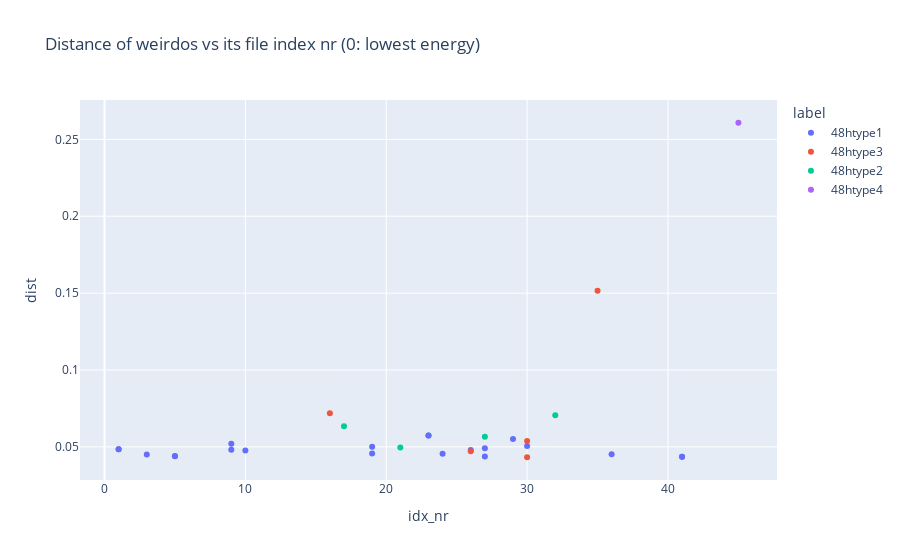

Notebook code cell kept with this figure:
### Code cell
fig = px.scatter(df, 
                x = 'idx_nr', 
                y = 'dist',
                # mode = "markers"
                color = 'label',
                title = 'Distance of weirdos vs its file index nr (0: lowest energy)',
                hover_data = ['dist', 'label', 'idx_nr', 'coor']
                )

fig.show(config={'scrollZoom': True})

### Figure 1 — Plotly figure (JSON) as saved in the notebook; plotly's stock layout.template omitted (floating-point values rounded to 4 significant figures)
{"data": [{"customdata": [["48htype1", [0.1509, 0.2167, 0.9691]], ["48htype1", [0.6509, 0.7167, 0.9691]], ["48htype1", [0.02323, 0.7709, 0.1665]], ["48htype1", [0.0292, 0.3462, 0.713]], ["48htype1", [0.03268, 0.8443, 0.2159]], ["48htype1", [0.346, 0.5259, 0.2211]], ["48htype1", [0.8551, 0.5342, 0.7121]], ["48htype1", [0.973, 0.156, 0.223]], ["48htype1", [0.9861, 0.3432, 0.2831]], ["48htype1", [0.3518, 0.2876, 0.9603]], ["48htype1", [0.654, 0.2648, 0.02875]], ["48htype1", [0.654, 0.02875, 0.2648]], ["48htype1", [0.5287, 0.7242, 0.8401]], ["48htype1", [0.1548, 0.7126, 0.4506]], ["48htype1", [0.6589, 0.7189, 0.9808]], ["48htype1", [0.7331, 0.1647, 0.4702]], ["48htype1", [0.7719, 0.5232, 0.6508]], ["48htype1", [0.8532, 0.9776, 0.7871]], ["48htype1", [0.1649, 0.4717, 0.7284]], ["48htype1", [0.3338, 0.01916, 0.7261]], ["48htype1", [0.3338, 0.7737, 0.4807]]], "hovertemplate": "label=%{customdata[0]}<br>idx_nr=%{x}<br>dist=%{y}<br>coor=%{customdata[1]}<extra></extra>", "legendgroup": "48htype1", "marker": {"color": "#636efa", "symbol": "circle"}, "mode": "markers", "name": "48htype1", "orientation": "v", "showlegend": true, "type": "scatter", "x": [1, 1, 3, 5, 5, 9, 9, 10, 19, 19, 23, 23, 24, 26, 27, 27, 29, 30, 36, 41, 41], "xaxis": "x", "y": [0.04838, 0.04838, 0.0451, 0.04397, 0.044, 0.04813, 0.05206, 0.04769, 0.04564, 0.05012, 0.05745, 0.05745, 0.04548, 0.04796, 0.04369, 0.04912, 0.05512, 0.05059, 0.04523, 0.04356, 0.04364], "yaxis": "y"}, {"customdata": [["48htype3", [0.03337, 0.2261, 0.8714]], ["48htype3", [0.03175, 0.7938, 0.1444]], ["48htype3", [0.05757, 0.3391, 0.698]], ["48htype3", [0.3054, 0.3729, 0.9429]], ["48htype3", [0.6272, 0.1187, 0.608]]], "hovertemplate": "label=%{customdata[0]}<br>idx_nr=%{x}<br>dist=%{y}<br>coor=%{customdata[1]}<extra></extra>", "legendgroup": "48htype3", "marker": {"color": "#EF553B", "symbol": "circle"}, "mode": "markers", "name": "48htype3", "orientation": "v", "showlegend": true, "type": "scatter", "x": [16, 26, 30, 30, 35], "xaxis": "x", "y": [0.07191, 0.04711, 0.04324, 0.05376, 0.1516], "yaxis": "y"}, {"customdata": [["48htype2", [0.23, 0.1246, 0.9492]], ["48htype2", [0.3897, 0.04434, 0.7176]], ["48htype2", [0.06611, 0.1992, 0.8744]], ["48htype2", [0.7694, 0.9692, 0.8774]]], "hovertemplate": "label=%{customdata[0]}<br>idx_nr=%{x}<br>dist=%{y}<br>coor=%{customdata[1]}<extra></extra>", "legendgroup": "48htype2", "marker": {"color": "#00cc96", "symbol": "circle"}, "mode": "markers", "name": "48htype2", "orientation": "v", "showlegend": true, "type": "scatter", "x": [17, 21, 27, 32], "xaxis": "x", "y": [0.06333, 0.04957, 0.05655, 0.07055], "yaxis": "y"}, {"customdata": [["48htype4", [0.2441, 0.75, 0.75]]], "hovertemplate": "label=%{customdata[0]}<br>idx_nr=%{x}<br>dist=%{y}<br>coor=%{customdata[1]}<extra></extra>", "legendgroup": "48htype4", "marker": {"color": "#ab63fa", "symbol": "circle"}, "mode": "markers", "name": "48htype4", "orientation": "v", "showlegend": true, "type": "scatter", "x": [45], "xaxis": "x", "y": [0.2608], "yaxis": "y"}], "layout": {"legend": {"title": {"text": "label"}, "tracegroupgap": 0}, "title": {"text": "Distance of weirdos vs its file index nr (0: lowest energy)"}, "xaxis": {"anchor": "y", "domain": [0, 1], "title": {"text": "idx_nr"}}, "yaxis": {"anchor": "x", "domain": [0, 1], "title": {"text": "dist"}}}}
